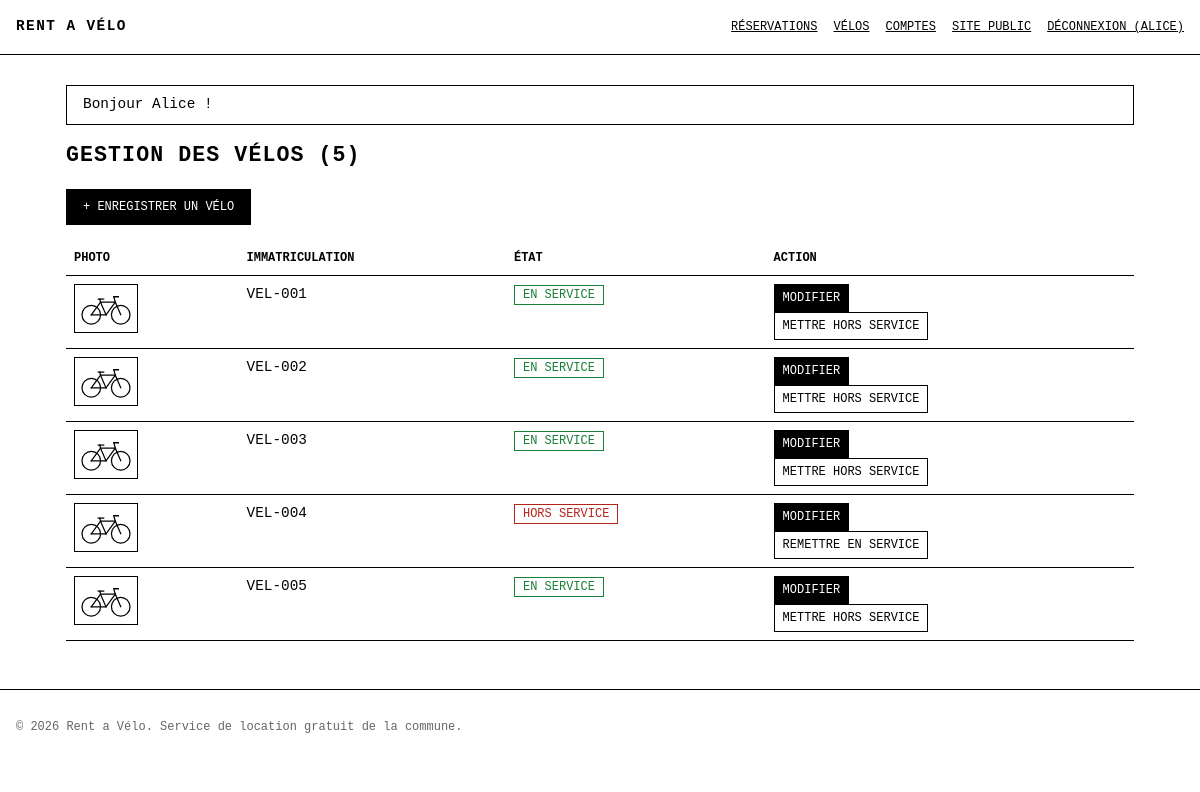
Page /index.php?url=admin-velos (signed in) on the committed database.
### tables this page shows
CREATE TABLE `bikes`(
   `bike_id` INT AUTO_INCREMENT,
   `registration_number` VARCHAR(50) NOT NULL,
   `availability` BOOLEAN,
   `photo` VARCHAR(255),
   PRIMARY KEY(`bike_id`)
);

### src/Helper/render.php (called while the page is built, shortened)
<?php
function render(string $vue, string $title, array $data = []): void
{
    extract($data);
    require __DIR__ . '/../views/' . $vue . '.php';
    $content = ob_get_clean();
    require __DIR__ . '/../views/layout.php';
}

### src/Controllers/BikeController.php (called while the page is built, shortened)
<?php
class BikeController
{
    public function adminIndex(): void
    {
        $repository = new BikeRepository();
        $bikes = $repository->findAll();
        render('admin/bikes', 'Gestion des vélos', ['bikes' => $bikes]);
    }
}

### public/index.php (called while the page is built, shortened)
<?php
$url = $_GET['url'] ?? 'velos';
$id = (int) ($_GET['id'] ?? 0);
$bikeController = new BikeController();
$reservationController = new ReservationController();
$userController = new UserController();
$erreurController = new ErreurController();
match ($url) {
    'velos' => $bikeController->index(),
    'reserver' => $reservationController->create($id),
    'reservation-store' => $reservationController->store(),
    'confirmation' => $reservationController->confirmation($id),
    'mes-reservations' => $reservationController->myReservations(),
    'inscription' => $userController->register(),
    'inscription-store' => $userController->storeRegistration(),
    'connexion' => $userController->login(),
    'connexion-verif' => $userController->checkLogin(),
    'deconnexion' => $userController->logout(),
    'admin' => $reservationController->adminIndex(),
    'admin-recherche' => $reservationController->search((string) ($_GET['q'] ?? '')),
    'reservation-valider' => $reservationController->accept(),
    'reservation-refuser' => $reservationController->reject(),
    'reservation-supprimer' => $reservationController->delete(),
    'admin-velos' => $bikeController->adminIndex(),
    'velo-create' => $bikeController->create(),
    'velo-store' => $bikeController->store(),
    'velo-edit' => $bikeController->edit($id),
    'velo-update' => $bikeController->update(),
    'velo-dispo' => $bikeController->toggleAvailability(),
    'admin-comptes' => $userController->index(),
    'compte-store' => $userController->store(),
    'compte-supprimer' => $userController->delete(),
    default => $erreurController->pageErreur(),
};

### src/Models/Database.php (called while the page is built, shortened)
<?php
class Database {
    private static ?Database $instance = null;
    private PDO $connexion;
    private function __construct()
    {
        $host = DB_HOST;
        $dbname = DB_NAME;
        $user = DB_USER;
        $pass = DB_PASS;
        $charset = DB_CHARSET;
        $port = DB_PORT;
        $dsn = "mysql:host=$host;dbname=$dbname;charset=$charset;port=$port";
        $this->connexion = new PDO($dsn, $user, $pass, [
            PDO::ATTR_ERRMODE => PDO::ERRMODE_EXCEPTION,
            PDO::ATTR_DEFAULT_FETCH_MODE => PDO::FETCH_ASSOC,
        ]);
    }
    public static function getInstance(): Database
    {
        if (self::$instance === null) {
            self::$instance = new Database();
        }
        return self::$instance;
    }
    public function getConnexion(): PDO
    {
        return $this->connexion;
    }
}

### src/Models/BikeRepository.php (called while the page is built, shortened)
<?php
class BikeRepository
{
    private PDO $pdo;
    public function __construct()
    {
        $this->pdo = Database::getInstance()->getConnexion();
    }
    public function findAll(): array
    {
        $query = $this->pdo->prepare("SELECT * FROM bikes ORDER BY registration_number");
        $query->execute();
        $bikes = [];
        foreach ($query->fetchAll(PDO::FETCH_ASSOC) as $ligne) {
            $bikes[] = hydrate(Bike::class, $ligne);
        }
        return $bikes;
    }
}

### src/Helper/hydrate.php (called while the page is built, shortened)
<?php
function hydrate(string $classe, array $ligne) : object {
    $objet = new $classe();
    foreach ($ligne as $colonne => $valeur) {
        $setter = 'set' . str_replace('_', '', ucwords($colonne, '_'));
        if (method_exists($objet, $setter)) {
            $objet->$setter($valeur);
        }
    }
    return $objet;
}

### src/Models/Bike.php (called while the page is built, shortened)
<?php
class Bike
{
    private ?int $bikeId = null;
    private string $registrationNumber = '';
    private int $availability = 1;
    private ?string $photo = null;
    public function getBikeId(): ?int
    {
        return $this->bikeId;
    }
    public function setBikeId(?int $bikeId): void
    {
        $this->bikeId = $bikeId;
    }
    public function getRegistrationNumber(): string
    {
        return $this->registrationNumber;
    }
    public function setRegistrationNumber(string $registrationNumber): void
    {
        $this->registrationNumber = $registrationNumber;
    }
    public function getAvailability(): int
    {
        return $this->availability;
    }
    public function setAvailability(int $availability): void
    {
        $this->availability = $availability;
    }
    public function setPhoto(?string $photo): void
    {
        $this->photo = $photo;
    }
    public function getPhotoUrl(): string
    {
        if ($this->photo === null) {
            return 'img/velo-defaut.svg';
        }
        return 'img/velos/' . $this->photo;
    }
}

### src/Helper/auth.php (called while the page is built, shortened)
<?php
function estConnecte(): bool
{
    return isset($_SESSION['user_id']);
}
function estAdmin(): bool
{
    return estConnecte() && $_SESSION['role'] === 'admin';
}
function estEmploye(): bool
{
    return estConnecte() && in_array($_SESSION['role'] ?? '', ['employee', 'admin'], true);
}

### src/views/admin/bikes.php (the view, shortened to what this page needs)
<h2 class="title">Gestion des vélos (<?= count($bikes) ?>)</h2>
<a class="button" href="?url=velo-create">+ Enregistrer un vélo</a>
<div class="table-wrap">
    <table class="table">
        <thead>
            <tr>
                <th>Photo</th>
                <th>Immatriculation</th>
                <th>État</th>
                <th>Action</th>
            </tr>
        </thead>
        <tbody>
            <?php foreach ($bikes as $bike): ?>
                <tr>
                    <td><img class="table__img" src="<?= htmlspecialchars($bike->getPhotoUrl()) ?>" alt="Vélo <?= htmlspecialchars($bike->getRegistrationNumber()) ?>"></td>
                    <td><?= htmlspecialchars($bike->getRegistrationNumber()) ?></td>
                    <td>
                        <?php if ($bike->getAvailability() === 1): ?>
                            <span class="badge badge--ok">En service</span>
                        <?php else: ?>
                            <span class="badge badge--ko">Hors service</span>
                        <?php endif; ?>
                    </td>
                    <td>
                        <?php if (estAdmin()): ?>
                            <a class="button button--small" href="?url=velo-edit&amp;id=<?= $bike->getBikeId() ?>">Modifier</a>
                        <?php endif; ?>
                        <form action="?url=velo-dispo" method="post">
                            <button class="button button--small button--ghost" type="submit">
                                <?= $bike->getAvailability() === 1 ? 'Mettre hors service' : 'Remettre en service' ?>
                            </button>
                        </form>
                    </td>
                </tr>
            <?php endforeach; ?>
        </tbody>
    </table>
</div>

### src/views/layout.php (shortened to what this page needs)
<!DOCTYPE html>
<html lang="fr">
<head>
    <link rel="stylesheet" href="css/style.css">
</head>
<body>
    <header class="header">
        <h1 class="header__logo"><a href="index.php">Rent a Vélo</a></h1>
        <nav class="nav">
            <?php if (estEmploye()): ?>
                <a class="nav__link" href="?url=admin">Réservations</a>
                <a class="nav__link" href="?url=admin-velos">Vélos</a>
                <a class="nav__link" href="?url=admin-comptes">Comptes</a>
                <a class="nav__link" href="?url=velos">Site public</a>
                <a class="nav__link" href="?url=deconnexion">Déconnexion (<?= htmlspecialchars($_SESSION['firstname']) ?>)</a>
            <?php elseif (estConnecte()): ?>
                <a class="nav__link" href="?url=velos">Nos vélos</a>
                <a class="nav__link" href="?url=mes-reservations">Mes réservations</a>
                <a class="nav__link" href="?url=deconnexion">Déconnexion (<?= htmlspecialchars($_SESSION['firstname']) ?>)</a>
            <?php else: ?>
                <a class="nav__link" href="?url=velos">Nos vélos</a>
                <a class="nav__link" href="?url=connexion">Connexion</a>
                <a class="nav__link" href="?url=inscription">Créer un compte</a>
            <?php endif; ?>
        </nav>
    </header>
    <main class="main">
        <?php if (!empty($_SESSION['flash'])): ?>
            <p class="flash"><?= htmlspecialchars($_SESSION['flash']) ?></p>
        <?php endif; ?>
        <?= $content ?>
    </main>
    <footer class="footer">
        <p>&copy; <?= date('Y') ?> Rent a Vélo. Service de location gratuit de la commune.</p>
    </footer>
</body>
</html>

### public/css/style.css (style rules this page uses)
:root { --color-text: #000; --color-bg: #fff; --color-muted: #666; --color-line: #000; --color-ok: #1a7f37; --color-ko: #b42318; --font: "Courier New", Courier, monospace; --font-size: 0.9rem; --font-size-small: 0.75rem; --font-size-big: 2rem; --space-xs: 0.25rem; --space-s: 0.5rem; --space-m: 1rem; --space-l: 2rem; --border: 1px solid var(--color-line); --width-max: 1100px; }
*, *::before, *::after { box-sizing: border-box; }
body { margin: 0; font-family: var(--font); font-size: var(--font-size); color: var(--color-text); background: var(--color-bg); line-height: 1.5; }
h2, h3 { text-transform: uppercase; letter-spacing: 0.05em; }
a { color: inherit; }
img { max-width: 100%; display: block; }
input, select, button { font: inherit; }
.header { display: flex; flex-direction: column; gap: var(--space-s); padding: var(--space-m); border-bottom: var(--border); }
.header__logo { margin: 0; font-size: var(--font-size); text-transform: uppercase; letter-spacing: 0.1em; }
.header__logo a { text-decoration: none; }
.nav { display: flex; flex-wrap: wrap; gap: var(--space-s) var(--space-m); }
.nav__link { text-transform: uppercase; font-size: var(--font-size-small); }
.main { max-width: var(--width-max); margin: 0 auto; padding: var(--space-m); }
.footer { padding: var(--space-m); border-top: var(--border); font-size: var(--font-size-small); color: var(--color-muted); }
.title { margin-top: 0; }
.button { display: inline-block; padding: var(--space-s) var(--space-m); border: var(--border); background: var(--color-text); color: var(--color-bg); text-transform: uppercase; text-decoration: none; font-size: var(--font-size-small); cursor: pointer; }
.button--small { padding: var(--space-xs) var(--space-s); }
.button--ghost { background: var(--color-bg); color: var(--color-text); }
.badge { display: inline-block; margin: 0; padding: 0 var(--space-s); border: var(--border); font-size: var(--font-size-small); text-transform: uppercase; }
.badge--ok, .badge--accepted { color: var(--color-ok); border-color: var(--color-ok); }
.badge--ko, .badge--rejected { color: var(--color-ko); border-color: var(--color-ko); }
.table-wrap { overflow-x: auto; margin: var(--space-m) 0 var(--space-l); }
.table { width: 100%; border-collapse: collapse; min-width: 40rem; }
.table th, .table td { padding: var(--space-s); border-bottom: var(--border); text-align: left; vertical-align: top; }
.table th { text-transform: uppercase; font-size: var(--font-size-small); }
.table__img { width: 4rem; border: var(--border); }
.flash { padding: var(--space-s) var(--space-m); border: var(--border); }
@media (min-width: 900px) { .header { flex-direction: row; justify-content: space-between; align-items: center; } }

### rows in the picture
bikes: registration_number "VEL-001", availability "EN SERVICE"
bikes: registration_number "VEL-002", availability "EN SERVICE"
bikes: registration_number "VEL-003", availability "EN SERVICE"
bikes: registration_number "VEL-004", availability "HORS SERVICE"
bikes: registration_number "VEL-005", availability "EN SERVICE"

### other values in the picture
$_SESSION['firstname'] "ALICE"
$_SESSION['flash'] "Bonjour Alice !"
count($bikes) "5"
